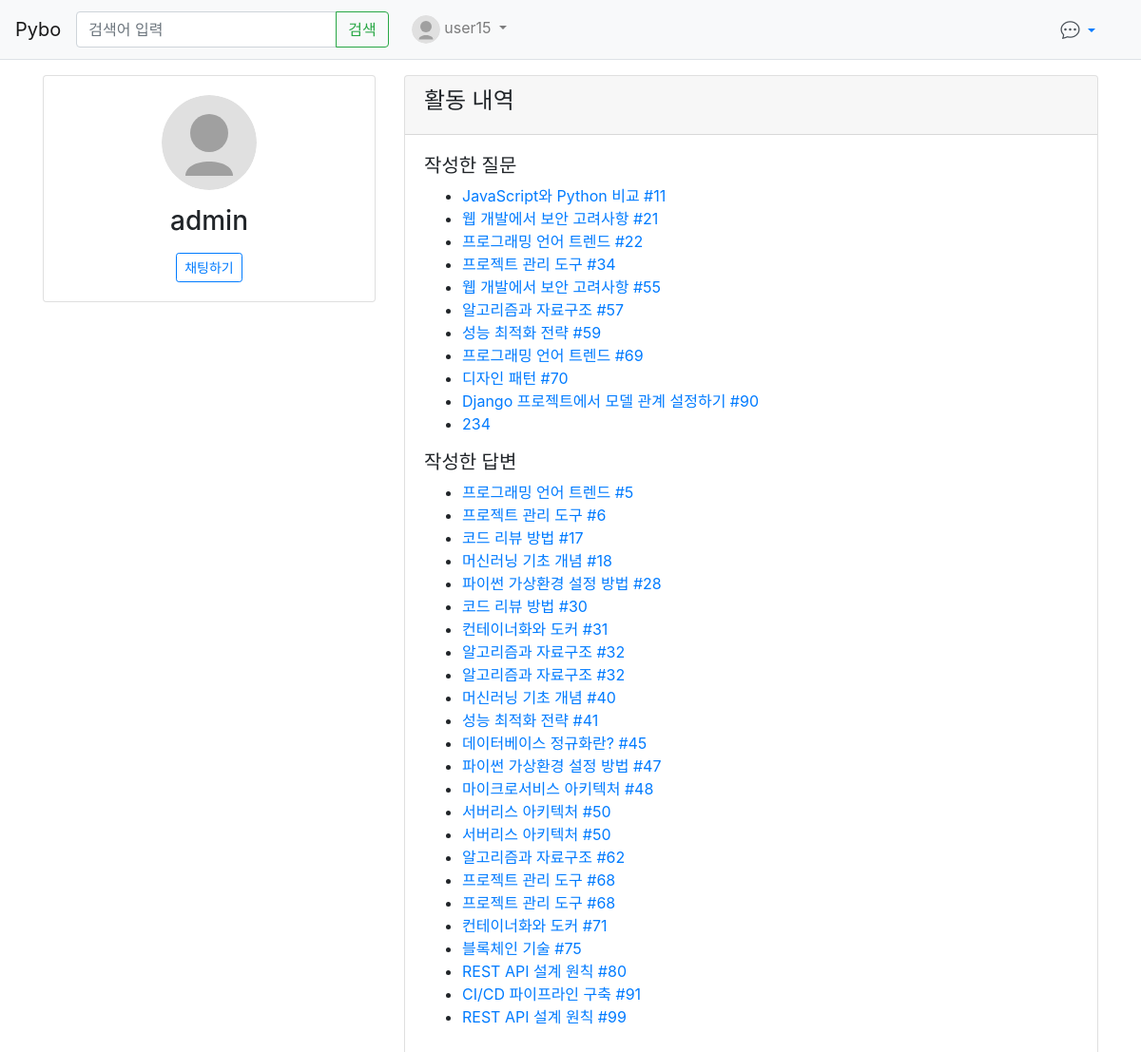
The page /common/profile/1/ (signed in) on the database its author committed.
### common/models.py (models this page shows, shortened)
class Profile(models.Model):
    user = models.OneToOneField(User, on_delete=models.CASCADE, related_name='profile')
    profile_picture = models.ImageField(upload_to='profile_pics/', null=True, blank=True)

### pybo/models.py (models this page shows, shortened)
class Question(models.Model):
    author = models.ForeignKey(User, on_delete=models.CASCADE, related_name='author_question')
    subject = models.CharField(max_length=200)
    content = models.TextField()
    image = models.ImageField(upload_to='question_images/', null=True, blank=True)
    create_date = models.DateTimeField()
    modify_date = models.DateTimeField(null=True, blank=True)
    voter = models.ManyToManyField(User, related_name='voter_question')

class Answer(models.Model):
    author = models.ForeignKey(User, on_delete=models.CASCADE, related_name='author_answer')
    question = models.ForeignKey(Question, on_delete=models.CASCADE)
    content = models.TextField()
    create_date = models.DateTimeField()
    modify_date = models.DateTimeField(null=True, blank=True)
    voter = models.ManyToManyField(User, related_name='voter_answer')

### common/views.py (the view)
# urls.py: path('profile/', ProfileView.as_view(), name='profile'),
@method_decorator(login_required(login_url='common:login'), name='dispatch')
class ProfileView(View):
    template_name = 'common/profile.html'
    def get(self, request, user_id=None):
        if user_id is None:
            user_id = request.user.id
        try:
            profile = UserService.get_user_profile(user_id)
            return render(request, self.template_name, {'profile': profile})
        except ResourceNotFoundException:
            return get_object_or_404(User, pk=user_id)

### common/services.py (called while the page is built)
    @staticmethod
    def get_user_profile(user_id):
        try:
            user = User.objects.get(pk=user_id)
            return user.profile
        except User.DoesNotExist:
            raise ResourceNotFoundException(f"User with ID {user_id} not found")

### templates/common/profile.html (shortened to what this page needs)
{% extends 'base.html' %}
{% load static %}
{% block content %}
    <div class="container my-3">
        <div class="row">
            <div class="col-md-4">
                <div class="card">
                    <div class="card-body text-center">
                        {% if profile.profile_picture %}
                            <img src="{{ profile.profile_picture.url }}" alt="Profile Picture"
                                 class="rounded-circle img-fluid mb-3" style="max-width: 150px;">
                        {% else %}
                            <img src="{% static 'default_profile.svg' %}" alt="Default Profile"
                                 class="rounded-circle img-fluid mb-3" style="max-width: 150px;">
                        {% endif %}
                        <h3>{{ profile.user.username }}</h3>
                        {% if user == profile.user %}
                            <a href="{% url 'common:profile_update' %}" class="btn btn-primary">프로필 수정</a>
                        {% else %}
                            <a href="#"
                               class="btn btn-sm btn-outline-primary chat-with-btn"
                               data-user-id="{{ profile.user.id }}"
                               data-partner="{{ profile.user.username }}">
                                채팅하기
                            </a>
                        {% endif %}
                    </div>
                </div>
            </div>
            <div class="col-md-8">
                <div class="card">
                    <div class="card-header">
                        <h4>활동 내역</h4>
                    </div>
                    <div class="card-body">
                        <h5>작성한 질문</h5>
                        <ul>
                            {% for question in profile.user.author_question.all %}
                                <li><a href="{% url 'pybo:detail' question.id %}">{{ question.subject }}</a></li>
                            {% empty %}
                                <li>작성한 질문이 없습니다.</li>
                            {% endfor %}
                        </ul>
                        <h5>작성한 답변</h5>
                        <ul>
                            {% for answer in profile.user.author_answer.all %}
                                <li>
                                    <a href="{% url 'pybo:detail' answer.question.id %}">{{ answer.question.subject }}</a>
                                </li>
                            {% empty %}
                                <li>작성한 답변이 없습니다.</li>
                            {% endfor %}
                        </ul>
                    </div>
                </div>
            </div>
        </div>
    </div>
{% endblock %}

### templates/navbar.html (shortened to what this page needs)
{% load static %}
<nav class="navbar navbar-expand-lg navbar-light bg-light border-bottom">
    <a class="navbar-brand" href="{% url 'pybo:index' %}">Pybo</a>
    <div class="collapse navbar-collapse flex-grow-0" id="navbarNav">
        <form class="form-inline my-2 my-lg-0 mr-3" action="{% url 'pybo:search' %}" method="get">
            <div class="input-group">
                <input class="form-control" type="search" placeholder="검색어 입력" name="kw" value="{{ kw|default_if_none:'' }}">
                <div class="input-group-append">
                    <button class="btn btn-outline-success" type="submit">검색</button>
                </div>
            </div>
        </form>
        <ul class="navbar-nav">
            {% if user.is_authenticated %}
            <li class="nav-item dropdown">
                <a class="nav-link dropdown-toggle" href="#" id="navbarDropdown" role="button" data-toggle="dropdown" aria-haspopup="true" aria-expanded="false">
                    {% if user.profile.profile_picture %}
                    <img src="{{ user.profile.profile_picture.url }}" alt="Profile Picture" class="rounded-circle" width="30" height="30">
                    {% else %}
                    <img src="{% static 'default_profile.svg' %}" alt="Default Profile" class="rounded-circle" width="30" height="30">
                    {% endif %}
                    {{ user.username }}
                </a>
            </li>
            {% endif %}
        </ul>
    </div>
    {% if user.is_authenticated %}
    <div class="ml-auto mr-3 position-relative d-flex align-items-center">
        <div class="nav-item dropdown">
            <a id="chat-toggle" class="nav-link dropdown-toggle" href="#" role="button" data-toggle="dropdown" aria-haspopup="true" aria-expanded="false">
                <i class="bi bi-chat-dots chat-icon"></i>
            </a>
        </div>
    </div>
    {% endif %}
</nav>

### static/style.css (style rules this page uses)
.nav-item.dropdown { position: relative; }
.chat-icon { font-size: 1.25rem; transition: font-size 0.3s ease; color: #495057; }

### rows shown on the page
Profile: user.username "admin"
Question: subject "JavaScript와 Python 비교 #11"
Question: subject "웹 개발에서 보안 고려사항 #21"
Question: subject "프로그래밍 언어 트렌드 #22"
Question: subject "프로젝트 관리 도구 #34"
Question: subject "웹 개발에서 보안 고려사항 #55"
Question: subject "알고리즘과 자료구조 #57"
Question: subject "성능 최적화 전략 #59"
Question: subject "프로그래밍 언어 트렌드 #69"
Question: subject "디자인 패턴 #70"
Question: subject "Django 프로젝트에서 모델 관계 설정하기 #90"
Question: subject "234"
Answer: question.subject "프로그래밍 언어 트렌드 #5"
Answer: question.subject "프로젝트 관리 도구 #6"
Answer: question.subject "코드 리뷰 방법 #17"
Answer: question.subject "머신러닝 기초 개념 #18"
Answer: question.subject "파이썬 가상환경 설정 방법 #28"
Answer: question.subject "코드 리뷰 방법 #30"
Answer: question.subject "컨테이너화와 도커 #31"
Answer: question.subject "알고리즘과 자료구조 #32"
Answer: question.subject "알고리즘과 자료구조 #32"
Answer: question.subject "머신러닝 기초 개념 #40"
Answer: question.subject "성능 최적화 전략 #41"
Answer: question.subject "데이터베이스 정규화란? #45"
Answer: question.subject "파이썬 가상환경 설정 방법 #47"
Answer: question.subject "마이크로서비스 아키텍처 #48"
Answer: question.subject "서버리스 아키텍처 #50"
Answer: question.subject "서버리스 아키텍처 #50"
Answer: question.subject "알고리즘과 자료구조 #62"
Answer: question.subject "프로젝트 관리 도구 #68"
Answer: question.subject "프로젝트 관리 도구 #68"
Answer: question.subject "컨테이너화와 도커 #71"
Answer: question.subject "블록체인 기술 #75"
Answer: question.subject "REST API 설계 원칙 #80"
Answer: question.subject "CI/CD 파이프라인 구축 #91"
Answer: question.subject "REST API 설계 원칙 #99"

### other values the page prints
{{ user.username }} "user15"
